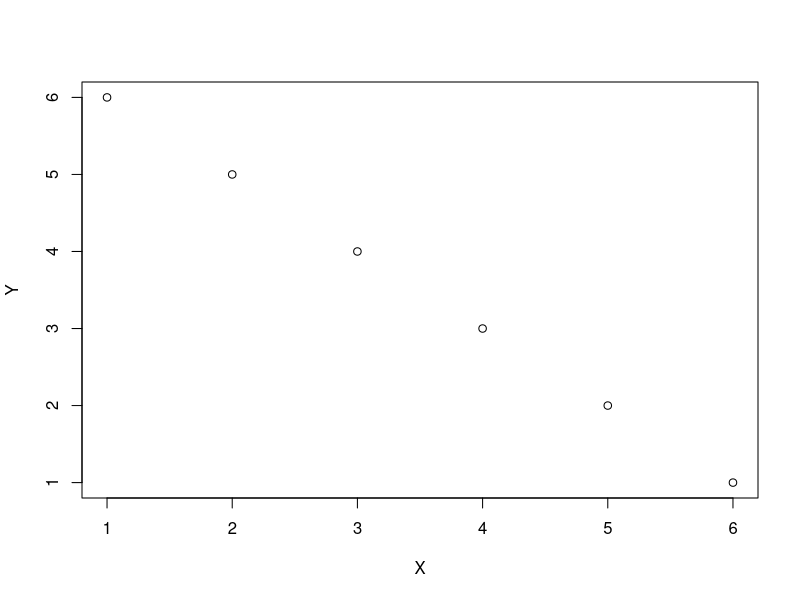
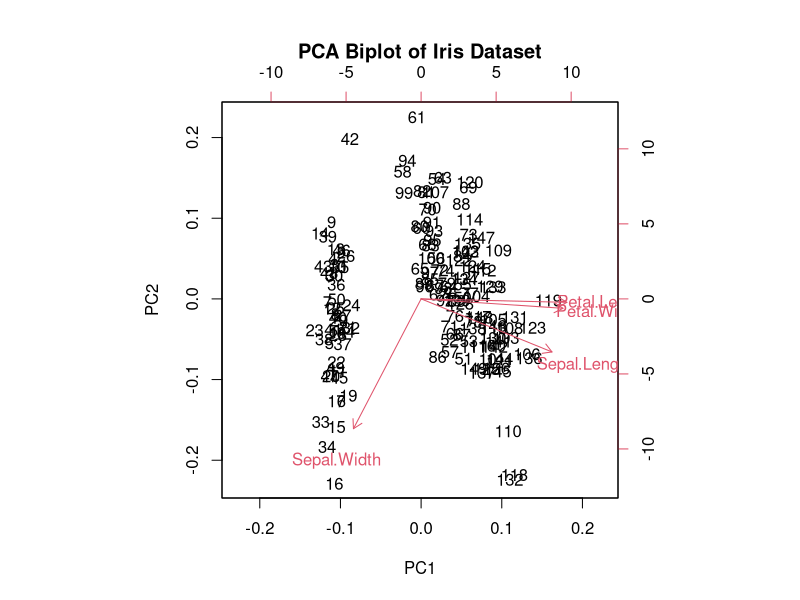
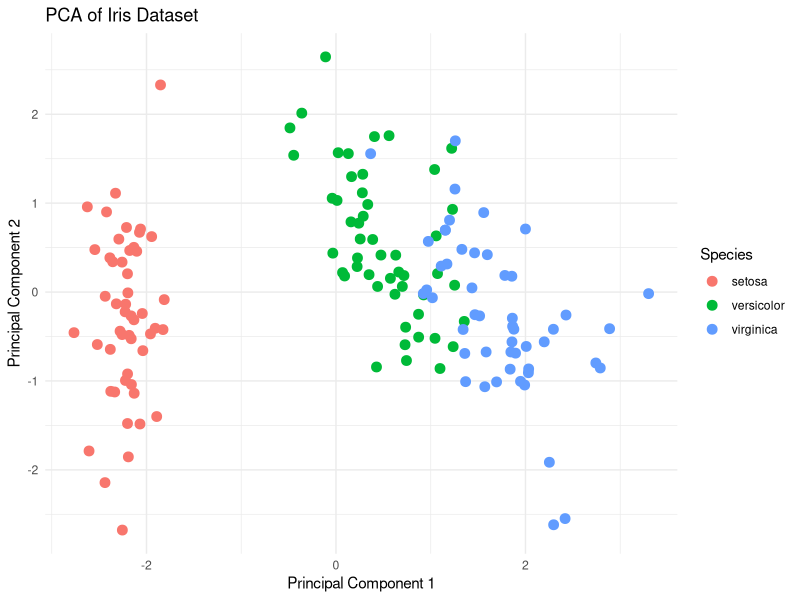
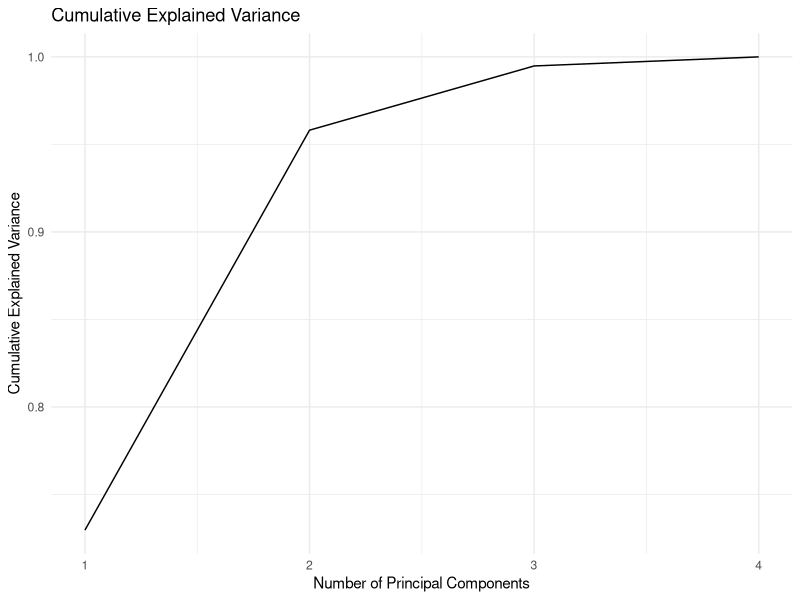

These figures' R source, in order:
setwd('C:/Users/theer/OneDrive/Github/r_tutorial')

X = c(1,2,3,4,5,6)
Y = c(6,5,4,3,2,1)
plot(X,Y)


# Data Visualization in R



# Load necessary libraries
library(ggplot2)
library(datasets)  # Iris dataset is included in this package
library(stats)     # For PCA function



# Load the Iris dataset
data(iris)
head(iris)

## Perform PCA


# Perform PCA on the numeric columns of the Iris dataset
pca_result <- prcomp(iris[, 1:4], center = TRUE, scale. = TRUE)

# Display PCA result summary
summary(pca_result)

## PCA Biplot


# Biplot of PCA
biplot(pca_result, main = "PCA Biplot of Iris Dataset")


## Visualize PCA Results

### PCA Scores Plot

# Create a data frame with PCA scores and species for visualization
pca_scores <- as.data.frame(pca_result$x)
pca_scores$Species <- iris$Species

# Plot the first two principal components
ggplot(pca_scores, aes(x = PC1, y = PC2, color = Species)) +
  geom_point(size = 3) +
  labs(title = "PCA of Iris Dataset",
       x = "Principal Component 1",
       y = "Principal Component 2") +
  theme_minimal()


### Explained Variance


# Plot the variance explained by each principal component
explained_variance <- summary(pca_result)$sdev^2
explained_variance <- explained_variance / sum(explained_variance)

# Plot the cumulative variance explained
qplot(x = 1:length(explained_variance), y = cumsum(explained_variance), geom = "line") +
  labs(title = "Cumulative Explained Variance",
       x = "Number of Principal Components",
       y = "Cumulative Explained Variance") +
  theme_minimal()


